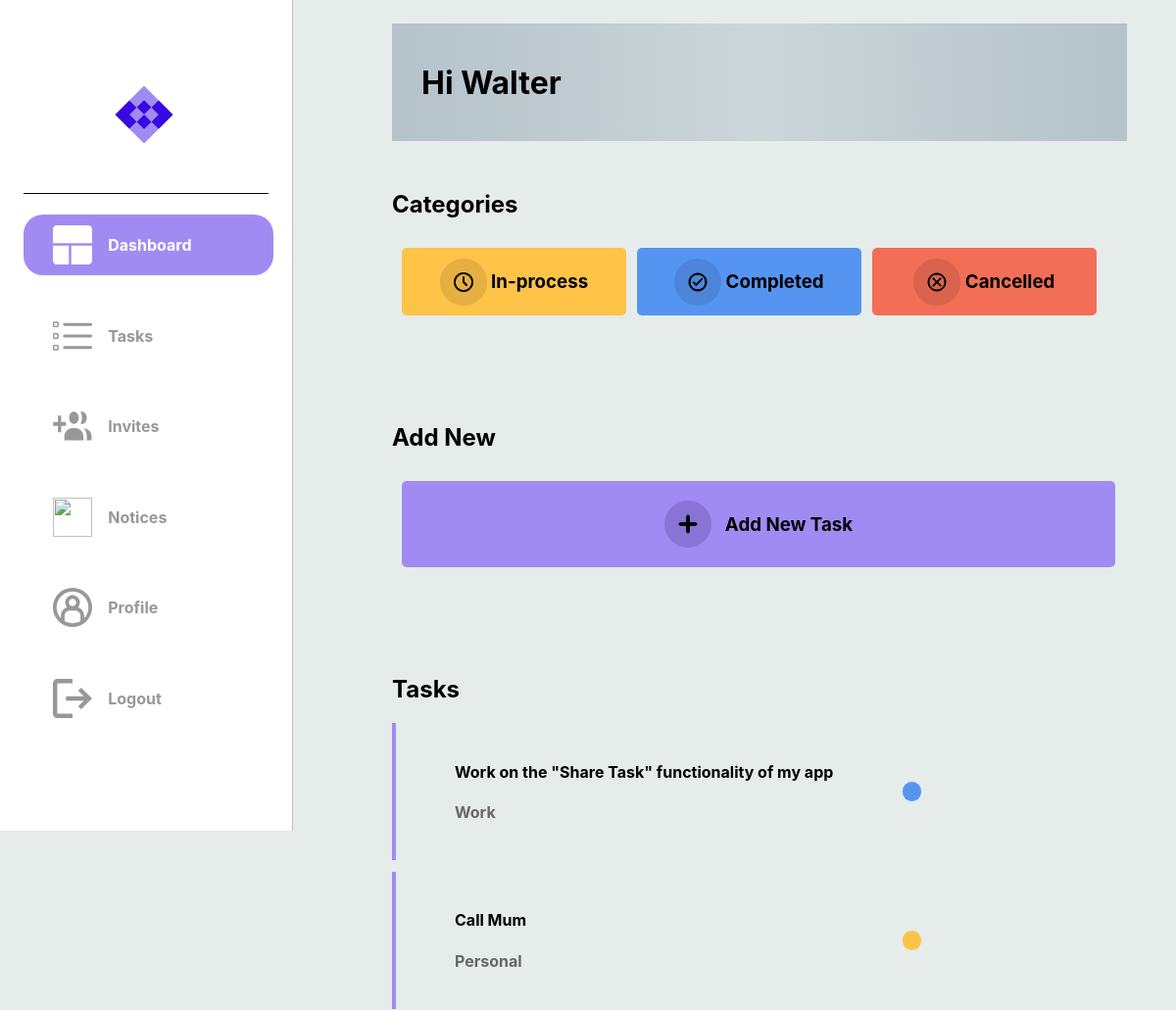
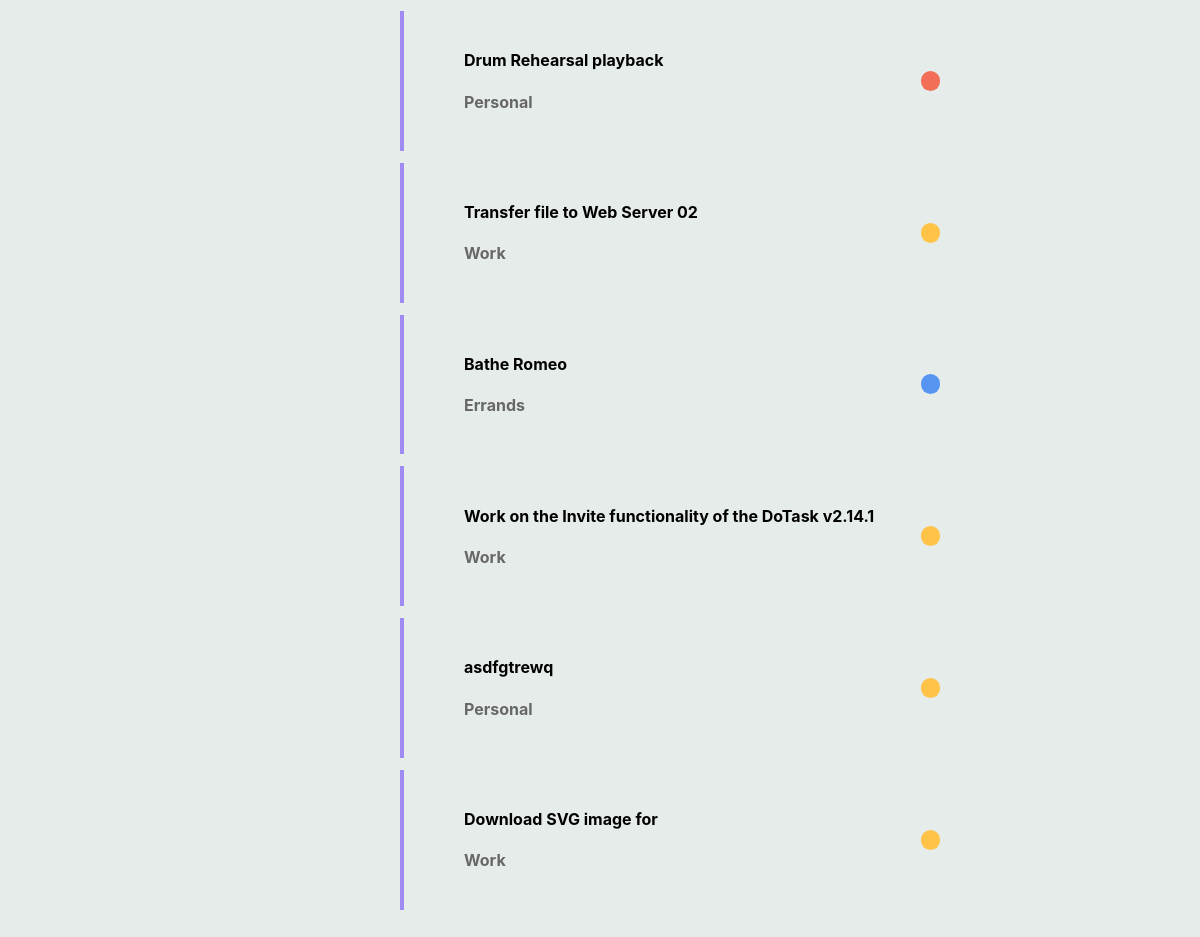
The page /dashboard (signed in) on the database its author committed (2 pictures, top to bottom).
### dotask/models.py (models this page shows)
class User(db.Model, UserMixin):
    __tablename__ = "user"
    id = db.Column(db.Integer, primary_key=True)
    email = db.Column(db.String(50), nullable=False, unique=True)
    password = db.Column(db.String(30), nullable=False)
    username = db.Column(db.String(30), nullable=False, unique=True)
    first_name = db.Column(db.String(30), nullable=False)
    last_name = db.Column(db.String(30), nullable=False)
    assigned_tasks = relationship('Task', secondary=user_task, backref='assigned_to')

class Task(db.Model):
    __tablename__ = "task"
    id = db.Column(db.Integer, primary_key=True)
    title = db.Column(db.String(100), nullable=False)
    description = db.Column(db.String(400), nullable=False)
    due_date = db.Column(db.Date, nullable=False)
    status = db.Column(Enum(TaskStatus))
    tag = db.Column(Enum(TaskTag))
    users = relationship('User', secondary=user_task, backref='tasks')

### dotask/routes.py (the view)
@app.route("/dashboard")
@login_required
def hello_dashboard():
    try:
        tasks = current_user.tasks
        if tasks:
            return render_template("dashboard.html", tasks=tasks)
        else:
            return render_template("dashboard.html")
    except:
        error_message = "An error occurred while retrieving tasks."
        return render_template("dashboard.html", error_message=error_message)

### dotask/routes.py (called while the page is built)
@app.after_request
def after_request(response):
    response.headers["Cache-Control"] = "no-cache, no-store, must-revalidate"
    return response

@login_manager.user_loader
def load_user(user_id):
    return User.query.get(user_id)

### dotask/templates/dashboard.html (shortened to what this page needs)
<!DOCTYPE html>
<html lang="en">
<head>
    {% extends "layout.html" %}
    {% block head %}
        <link rel="stylesheet" {% block css_tab_colour %} href="../static/css/dashboard.css" {% endblock %}/>
    {% endblock %}
    {% block dash_image_colour %}
    <a class="a1" href="{{ url_for('hello_dashboard') }}">
    <div id="logos">
        <img class="imgs" src="../static/svg/dashboard_active.svg">
        <h4 class="sidebar-text">Dashboard</h4>
    </div>
    </a>
    {% endblock dash_image_colour %}
    {% block nav_title %}
    <div class="nav_title">
        <h1>Hi {{ current_user.first_name }}</h1>
    </div>
    {% endblock nav_title %}
    {% block categories %}
    <h2>Categories</h2>
    <div class="cate">
        <a href="{{ url_for('hello_in_process_tasks') }}">
            <div class="cate-container-1">
                <img src="../static/images/in_process.png">
                <h3>In-process</h3>
            </div>
        </a>
        <a href="{{ url_for('hello_completed_tasks') }}">
            <div class="cate-container-2">
                <img src="../static/svg/completed.svg">
                <h3>Completed</h3>
            </div>
        </a>
        <a href="{{ url_for('hello_cancelled_tasks') }}">
            <div class="cate-container-3">
                <img src="../static/svg/cancelled.svg">
                <h3>Cancelled</h3>
            </div>
        </a>
    </div>
    {% endblock categories %}
    {% block add_task %}
    <h2>Add New</h2>
    <div class="cate">
        <a href="{{ url_for('hello_new_task') }}">
            <div class="cate-container-4">
                <img src="../static/svg/add_task.svg">
                <h3>Add New Task</h3>
            </div>
        </a>
    </div>
    {% endblock add_task %}
    {% block tasks %}
        <h2>Tasks</h2>
        {% if tasks %}
            {% for task in tasks %}
            <a href="{{ url_for('hello_each_task', task_id=task['id']) }}">
            <div class="message-box">
                <div class="message">
                    <h4> {{ task['title'] }} </h4>
                    <h4 style="color: #676767;"> {{ task.tag.name }} </h4>
                </div>
                <div class="message-dot {% if task.status.name == 'In_Progress' %}progress-task
                    {% elif task.status.name == 'Completed' %}completed-task
                    {% elif task.status.name == 'Cancelled' %}cancelled-task
                    {% else %}unknown-task
                    {% endif %}">
                </div>
            </div>
            </a>
            {% endfor %}
            {% else %}
                <div class="message-box">
                    <div class="message">
                        <h2>No Tasks Yet</h2>
                    </div>
                </div>
        {% endif %}
    {% endblock tasks %}

### dotask/templates/layout.html (shortened to what this page needs)
<!DOCTYPE html>
<html lang="en">
<head>
    <link rel="stylesheet" type="text/css" href="../static/css/fonts.css">
    <link rel="stylesheet" href="../static/css/layout.css" />
    {% block head %}{% endblock %}
</head>
<body>
    <div class="sidebar">
        <div id="logo">
            <img src="../static/svg/logo.svg" height="60px" width="60px">
        </div>
        <div>
            {% block dash_image_colour %}{% endblock dash_image_colour %}
        </div>
        <div>
            {% block task_image_colour %}
            <a class="a2" href="{{ url_for('hello_tasks') }}">
            <div id="logos">
                <img class="imgs" src="../static/svg/tasks.svg">
                <h4 class="sidebar-text">Tasks</h4>
            </div>
            </a>
            {% endblock task_image_colour %}
        </div>
        <div>
            {% block invites_image_colour %}
            <a class="a5" href="{{ url_for('hello_invites') }}">
            <div id="logos">
                <img class="imgs" src="../static/svg/invites.svg">
                <h4 class="sidebar-text">Invites</h4>
            </div>
            </a>
            {% endblock invites_image_colour %}
        </div>
        <div>
            {% block notifications_image_colour %}
            <a class="a4" href="{{ url_for('hello_notices') }}">
            <div id="logos">
                <img class="imgs" src="../static/svg/notifications.svg">
                <h4 class="sidebar-text">Notices</h4>
            </div>
            </a>
            {% endblock notifications_image_colour %}
        </div>
        <div>
            {% block profile_image_colour %}
            <a class="a3" href="{{ url_for('hello_profile') }}">
            <div id="logos">
                <img class="imgs" src="../static/svg/profile.svg">
                <h4 class="sidebar-text">Profile</h4>
            </div>
            </a>
            {% endblock profile_image_colour %}
        </div>
        <div>
            <a href="{{ url_for('hello_logout') }}">
            <div id="logos">
                <img class="imgs" src="../static/svg/logout.svg">
                <h4 class="sidebar-text">Logout</h4>
            </div>
            </a>
        </div>
    </div>
    <div id="content">
        {% block nav_title %}
        {% endblock nav_title %}
        {% block categories %}
        {% endblock categories %}
        {% block add_task %}
        {% endblock add_task %}
        {% block tasks %}
        {% endblock tasks %}
    </div>
</body>
</html>

### dotask/static/css/layout.css (style rules this page uses)
@media (min-width: 768px) { body { margin: auto; padding-bottom: 10vh; background-color: #E5ECEA; display: flex; font-family: inter; } }
@media (min-width: 768px) { .sidebar { width: 250px; height: 100vh; padding: 2%; background-color: #FFFFFF; border-right: 1px #B5C2CA solid; position: fixed; display: block; justify-content: space-evenly; align-items: top; } }
@media (min-width: 768px) { .sidebar > div:nth-child(1) { display: none; } }
@media (min-width: 768px) { .sidebar > div { width: 100%; height: 10%; margin: 5% auto; border-radius: 20px; display: flex; justify-content: start; align-items: center; font-family: inter; } }
@media (min-width: 768px) { a { text-decoration: none; color: black; } }
@media (min-width: 768px) { .sidebar > div > a { width: 90%; text-decoration: none; } }
@media (min-width: 768px) { .sidebar > div > a > div { width: 100%; height: 10%; padding-left: 30px; margin: 5% auto; border-radius: 20px; } }
@media (min-width: 768px) { #logo { width: 100%; height: 20%; display: flex; justify-content: center; border-radius: 0px; border-bottom: 1px black solid; } }
@media (min-width: 768px) { #logos { width: 100%; display: grid; grid-template-columns: 1fr 3fr; align-items: center; } }
@media (min-width: 768px) { .sidebar-text { color: #989898; font-size: 1rem; } }
@media (min-width: 768px) { .imgs { height: 40px; width: 40px; } }
@media (min-width: 768px) { #content { width: 600px; display: block; margin-top: 2%; padding-left: 400px; } }

### dotask/static/css/dashboard.css (style rules this page uses)
@media (min-width: 768px) { .a1 > div { background-color: #A08BF2; width: 100%; height: 10%; padding-left: 30px; margin: 5% auto; border-radius: 20px; color: white; } }
@media (min-width: 768px) { .a1 > div > h4 { color: white; } }
@media (min-width: 768px) { .a1 > div > img { fill: #FFFFFF; } }
@media (min-width: 768px) { .nav_title { padding-left: 5%; margin-bottom: 50px; background-image: linear-gradient(to right, #B5C2CA , #CCD6D9, #B5C2CA); display: flex; justify-content: start; align-items: center; width: 60vw; height: 15vh; } }
@media (min-width: 768px) { img { padding-right: 2%; } }
@media (min-width: 768px) { .cate { width: 60vw; margin-bottom: 50px; display: flex; } }
@media (min-width: 768px) { a { text-decoration: none; } }
@media (min-width: 768px) { .cate > a { width: 60vw; padding-bottom: 50px; margin: 10px; } }
@media (min-width: 768px) { .cate > a > div { width: 100%; padding: 2%; border-radius: 5px; display: flex; justify-self: start; align-items: center; } }
@media (min-width: 768px) { .cate-container-1 { background-color: #FEC347; justify-content: center; } }
@media (min-width: 768px) { .cate-container-2 { background-color: #5694F2; justify-content: center; } }
@media (min-width: 768px) { .cate-container-3 { background-color: #F26E56; justify-content: center; } }
@media (min-width: 768px) { .cate-container-4 { background-color: #A08BF2; align-items: center; justify-content: center; } }
@media (min-width: 768px) { .message-box { display: flex; margin-top: 2%; padding-right: 10%; padding-left: 10%; padding-top: 3%; padding-bottom: 3%; border-left: 4px solid #A08BF2; display: flex; justify-content: center; align-items: center; } }
@media (min-width: 768px) { .message { width: 100%; border-radius: 5px; display: block; justify-content: center; align-items: center; } }
@media (min-width: 768px) { .message-dot { width: 20px; height: 20px; border-radius: 50px; } }
@media (min-width: 768px) { .progress-task { background-color: #FEC347; } }
@media (min-width: 768px) { .completed-task { background-color: #5694F2; } }
@media (min-width: 768px) { .cancelled-task { background-color: #F26E56; } }

### rows shown on the page
User: first_name "Walter"
Task: title "Work on the \"Share Task\" functionality of my app", tag.name "Work"
Task: title "Call Mum", tag.name "Personal"
Task: title "Drum Rehearsal playback", tag.name "Personal"
Task: title "Transfer file to Web Server 02", tag.name "Work"
Task: title "Bathe Romeo", tag.name "Errands"
Task: title "Work on the Invite functionality of the DoTask v2.14.1", tag.name "Work"
Task: title "asdfgtrewq", tag.name "Personal"
Task: title "Download SVG image for", tag.name "Work"
